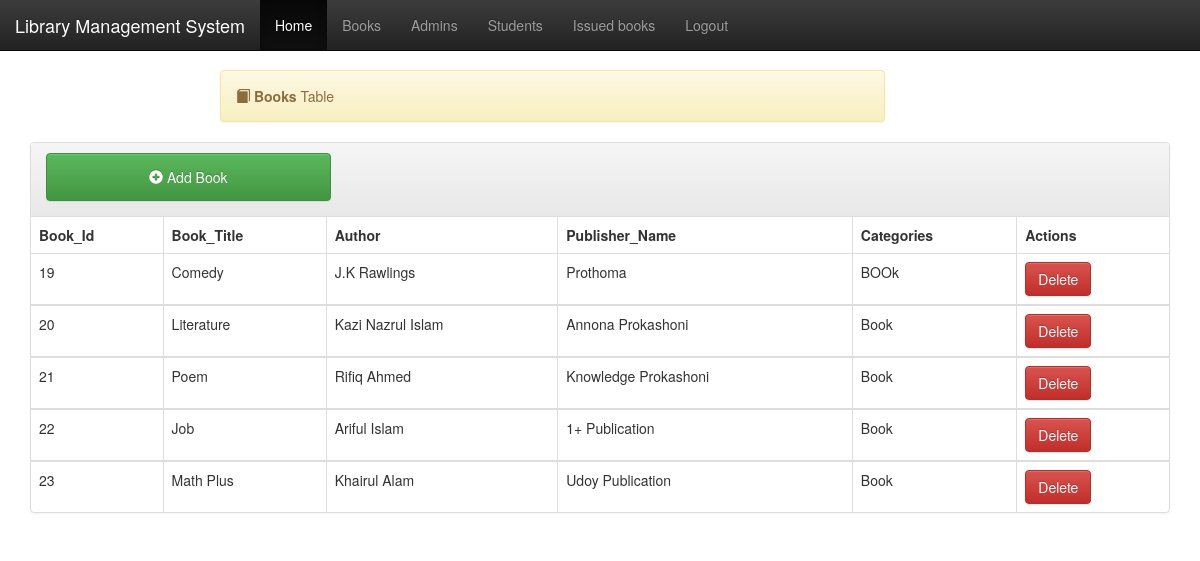
Screenshot of /bookstable.php (signed in) with the database file from the repository.
### tables this page shows
CREATE TABLE `books` (
  `bookId` int(11) NOT NULL,
  `bookTitle` varchar(150) NOT NULL,
  `author` varchar(60) NOT NULL,
  `publisherName` varchar(60) NOT NULL,
  `categories` varchar(30) NOT NULL
);

### bookstable.php (the view, shortened to what this page needs)
<?php
   require 'includes/db-inc.php';
   include "includes/header.php";
   ?>
<div class="container">
   <?php include "includes/nav.php"; ?>
   <div class="alert alert-warning col-lg-7 col-md-12 col-sm-12 col-xs-12 col-lg-offset-2 col-md-offset-0 col-sm-offset-1 col-xs-offset-0" style="margin-top:70px">
      <span class="glyphicon glyphicon-book"></span>
      <strong>Books</strong> Table
   </div>
</div>
<div class="container">
   <div class="panel panel-default">
      <div class="panel-heading">
         <div class="row">
            <a href="addbook.php"><button class="btn btn-success col-lg-3 col-md-4 col-sm-11 col-xs-11 button" style="margin-left: 15px;margin-bottom: 5px"><span class="glyphicon glyphicon-plus-sign"></span> Add Book</button></a>
         </div>
      </div>
      <table class="table table-bordered">
         <thead>
            <tr>
               <th>Book_Id</th>
               <th>Book_Title</th>
               <th>Author</th>
               <th>Publisher_Name</th>
               <th>Categories</th>
               <th>Actions</th>
            </tr>
         </thead>
         <?php
            $sql = "SELECT * from books";
            $query = mysqli_query($conn, $sql);
            while ($row = mysqli_fetch_array($query)) { ?>
         <tbody>
            <td><?php echo $row['bookId']; ?></td>
            <td><?php echo $row['bookTitle']; ?></td>
            <td><?php echo $row['author']; ?></td>
            <td><?php echo $row['publisherName']; ?></td>
            <td><?php echo $row['categories']; ?></td>
            <form method='post' action='bookstable.php'>
               <td><button name='del' type='submit' value='Delete' class='btn btn-danger'>Delete</button></td>
            </form>
         </tbody>
         <?php 	}
            ?>
      </table>
   </div>
</div>
</body>
</html>

### css/style.css (style rules this page uses)
body { overflow-x: hidden; }
.alert { margin-top: 40px; }
.button { height: 48px }

### rows the page displays
books: bookId "19", bookTitle "Comedy", author "J.K Rawlings", publisherName "Prothoma", categories "BOOk"
books: bookId "20", bookTitle "Literature", author "Kazi Nazrul Islam", publisherName "Annona Prokashoni", categories "Book"
books: bookId "21", bookTitle "Poem", author "Rifiq Ahmed", publisherName "Knowledge Prokashoni", categories "Book"
books: bookId "22", bookTitle "Job", author "Ariful Islam", publisherName "1+ Publication", categories "Book"
books: bookId "23", bookTitle "Math Plus", author "Khairul Alam", publisherName "Udoy Publication", categories "Book"
